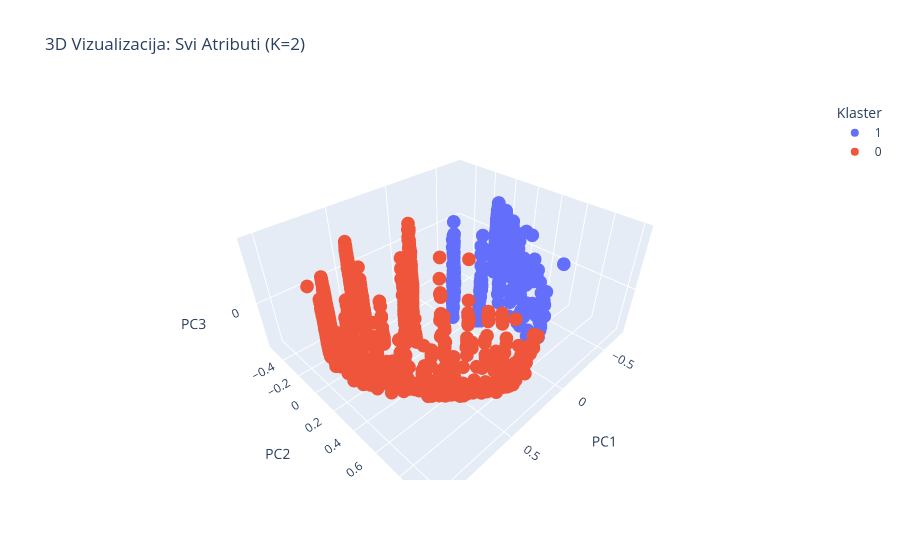
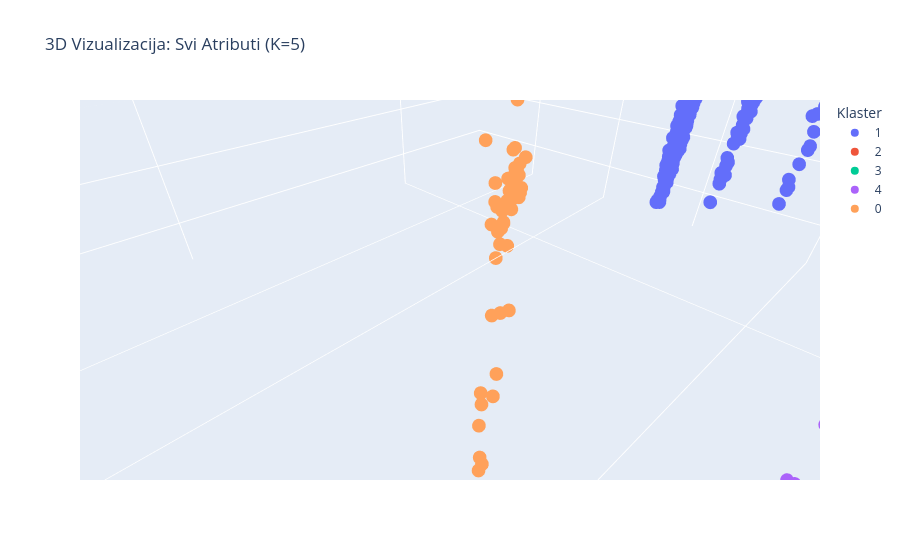

The notebook cell saved with these charts, in order:
### Code cell
# ============================================================
# ANALIZA DBSCAN - RASPODELA KLASTERA
# ============================================================



# ============================================================
# ANALIZA KMeans K=optimal - CROSSTAB I TOP RECI
# ============================================================


# ============================================================
# VIZUALIZACIJE
# ============================================================

# --- Heatmap Score distribucija - optimalni K ---
plt.figure(figsize=(8, 5))
sns.heatmap(ct_score_opt, annot=True, fmt=".2f", cmap="Blues")
plt.title(f"Distribucija Score po klasterima (KMeans, K={optimal_k}) — procenti")
plt.xlabel("Score")
plt.ylabel("Klaster")
plt.tight_layout()
plt.savefig("heatmap_score_opt.png", dpi=150)
plt.show()

# --- Heatmap Score distribucija - K=5 ---
plt.figure(figsize=(10, 6))
sns.heatmap(ct_score_k5, annot=True, fmt=".2f", cmap="Greens")
plt.title("Distribucija Score po klasterima (KMeans, K=5) — procenti")
plt.xlabel("Score")
plt.ylabel("Klaster")
plt.tight_layout()
plt.savefig("heatmap_score_k5.png", dpi=150)
plt.show()

# --- Silhouette barplot - svi algoritmi ---
plt.figure(figsize=(12, 5))
sns.barplot(x='Algoritam', y='Silhouette', data=df_res, hue='Algoritam', palette='magma', legend=False)
plt.title('Silhouette Score - Svi Atributi (Kombinovano)')
plt.xticks(rotation=30, ha='right')
plt.tight_layout()
plt.savefig("silhouette_all.png", dpi=150)
plt.show()

# --- 2D PCA Vizualizacija - optimalni K ---
pca_2d = PCA(n_components=2)
coords_pca = pca_2d.fit_transform(X_final)

plt.figure(figsize=(10, 6))
sns.scatterplot(x=coords_pca[:, 0], y=coords_pca[:, 1], hue=labels_km, palette='magma', alpha=0.7)
plt.title(f"2D PCA prikaz klastera (KMeans, K={optimal_k}) — Tekst + Helpfulness")
plt.tight_layout()
plt.savefig("pca_2d_opt.png", dpi=150)
plt.show()

# --- 2D PCA Vizualizacija - K=5 ---
plt.figure(figsize=(10, 6))
sns.scatterplot(x=coords_pca[:, 0], y=coords_pca[:, 1], hue=labels_km5, palette='tab10', alpha=0.7)
plt.title("2D PCA prikaz klastera (KMeans, K=5) — Tekst + Helpfulness")
plt.tight_layout()
plt.savefig("pca_2d_k5.png", dpi=150)
plt.show()

# --- 2D t-SNE Vizualizacija (na uzorku od 2000 zbog brzine) ---
print("\nt-SNE vizualizacija (moze potrajati ~2-3 minuta)...")
sample_idx = np.random.choice(len(X_final), size=2000, replace=False)
X_tsne_sample = X_final[sample_idx]
labels_tsne_opt = labels_km[sample_idx]
labels_tsne_k5 = labels_km5[sample_idx]

tsne = TSNE(n_components=2, random_state=42, perplexity=30)
coords_tsne = tsne.fit_transform(X_tsne_sample)

plt.figure(figsize=(10, 6))
sns.scatterplot(x=coords_tsne[:, 0], y=coords_tsne[:, 1], hue=labels_tsne_opt, palette='magma', alpha=0.7)
plt.title(f"2D t-SNE prikaz klastera (KMeans, K={optimal_k}) — uzorak 2000")
plt.tight_layout()
plt.savefig("tsne_2d_opt.png", dpi=150)
plt.show()

plt.figure(figsize=(10, 6))
sns.scatterplot(x=coords_tsne[:, 0], y=coords_tsne[:, 1], hue=labels_tsne_k5, palette='tab10', alpha=0.7)
plt.title("2D t-SNE prikaz klastera (KMeans, K=5) — uzorak 2000")
plt.tight_layout()
plt.savefig("tsne_2d_k5.png", dpi=150)
plt.show()

# --- 3D Vizualizacija - optimalni K ---
pca_3d = PCA(n_components=3)
X_3d = pca_3d.fit_transform(X_final)
df_3d = pd.DataFrame(X_3d, columns=['PC1', 'PC2', 'PC3'])
df_3d['Klaster'] = labels_km.astype(str)
df_3d['Snippet'] = df['Text'].str[:50]

fig = px.scatter_3d(
    df_3d, x='PC1', y='PC2', z='PC3',
    color='Klaster',
    title=f"3D Vizualizacija: Svi Atributi (K={optimal_k})",
    hover_data=['Snippet']
)
fig.show()

# --- 3D Vizualizacija - K=5 ---
df_3d_k5 = pd.DataFrame(X_3d, columns=['PC1', 'PC2', 'PC3'])
df_3d_k5['Klaster'] = labels_km5.astype(str)
df_3d_k5['Snippet'] = df['Text'].str[:50]

fig5 = px.scatter_3d(
    df_3d_k5, x='PC1', y='PC2', z='PC3',
    color='Klaster',
    title="3D Vizualizacija: Svi Atributi (K=5)",
    hover_data=['Snippet']
)
fig5.show()

print("\nGotovo! Svi grafici su sacuvani kao PNG fajlovi.")

### Figure 1 — Plotly figure (JSON) as saved in the notebook; plotly's stock layout.template omitted (floating-point values rounded to 4 significant figures; data arrays with more than 128 entries replaced by an {"elided": "..."} marker saying what was removed)
{"data": [{"customdata": {"elided": "5500x1 str values"}, "hovertemplate": "Klaster=1<br>PC1=%{x}<br>PC2=%{y}<br>PC3=%{z}<br>Snippet=%{customdata[0]}<extra></extra>", "legendgroup": "1", "marker": {"color": "#636efa", "symbol": "circle"}, "mode": "markers", "name": "1", "scene": "scene", "showlegend": true, "type": "scatter3d", "x": {"elided": "5500 float values"}, "y": {"elided": "5500 float values"}, "z": {"elided": "5500 float values"}}, {"customdata": {"elided": "4500x1 str values"}, "hovertemplate": "Klaster=0<br>PC1=%{x}<br>PC2=%{y}<br>PC3=%{z}<br>Snippet=%{customdata[0]}<extra></extra>", "legendgroup": "0", "marker": {"color": "#EF553B", "symbol": "circle"}, "mode": "markers", "name": "0", "scene": "scene", "showlegend": true, "type": "scatter3d", "x": {"elided": "4500 float values"}, "y": {"elided": "4500 float values"}, "z": {"elided": "4500 float values"}}], "layout": {"autosize": true, "legend": {"title": {"text": "Klaster"}, "tracegroupgap": 0}, "scene": {"aspectmode": "auto", "aspectratio": {"x": 1.357, "y": 1.194, "z": 0.6176}, "domain": {"x": [0, 1], "y": [0, 1]}, "xaxis": {"title": {"text": "PC1"}, "type": "linear"}, "yaxis": {"title": {"text": "PC2"}, "type": "linear"}, "zaxis": {"title": {"text": "PC3"}, "type": "linear"}}, "title": {"text": "3D Vizualizacija: Svi Atributi (K=2)"}}}

### Figure 2 — Plotly figure (JSON) as saved in the notebook; plotly's stock layout.template omitted (floating-point values rounded to 4 significant figures; data arrays with more than 128 entries replaced by an {"elided": "..."} marker saying what was removed)
{"data": [{"customdata": {"elided": "5288x1 str values"}, "hovertemplate": "Klaster=1<br>PC1=%{x}<br>PC2=%{y}<br>PC3=%{z}<br>Snippet=%{customdata[0]}<extra></extra>", "legendgroup": "1", "marker": {"color": "#636efa", "symbol": "circle"}, "mode": "markers", "name": "1", "scene": "scene", "showlegend": true, "type": "scatter3d", "x": {"elided": "5288 float values"}, "y": {"elided": "5288 float values"}, "z": {"elided": "5288 float values"}}, {"customdata": {"elided": "2760x1 str values"}, "hovertemplate": "Klaster=2<br>PC1=%{x}<br>PC2=%{y}<br>PC3=%{z}<br>Snippet=%{customdata[0]}<extra></extra>", "legendgroup": "2", "marker": {"color": "#EF553B", "symbol": "circle"}, "mode": "markers", "name": "2", "scene": "scene", "showlegend": true, "type": "scatter3d", "x": {"elided": "2760 float values"}, "y": {"elided": "2760 float values"}, "z": {"elided": "2760 float values"}}, {"customdata": {"elided": "1218x1 str values"}, "hovertemplate": "Klaster=3<br>PC1=%{x}<br>PC2=%{y}<br>PC3=%{z}<br>Snippet=%{customdata[0]}<extra></extra>", "legendgroup": "3", "marker": {"color": "#00cc96", "symbol": "circle"}, "mode": "markers", "name": "3", "scene": "scene", "showlegend": true, "type": "scatter3d", "x": {"elided": "1218 float values"}, "y": {"elided": "1218 float values"}, "z": {"elided": "1218 float values"}}, {"customdata": {"elided": "230x1 str values"}, "hovertemplate": "Klaster=4<br>PC1=%{x}<br>PC2=%{y}<br>PC3=%{z}<br>Snippet=%{customdata[0]}<extra></extra>", "legendgroup": "4", "marker": {"color": "#ab63fa", "symbol": "circle"}, "mode": "markers", "name": "4", "scene": "scene", "showlegend": true, "type": "scatter3d", "x": {"elided": "230 float values"}, "y": {"elided": "230 float values"}, "z": {"elided": "230 float values"}}, {"customdata": {"elided": "504x1 str values"}, "hovertemplate": "Klaster=0<br>PC1=%{x}<br>PC2=%{y}<br>PC3=%{z}<br>Snippet=%{customdata[0]}<extra></extra>", "legendgroup": "0", "marker": {"color": "#FFA15A", "symbol": "circle"}, "mode": "markers", "name": "0", "scene": "scene", "showlegend": true, "type": "scatter3d", "x": {"elided": "504 float values"}, "y": {"elided": "504 float values"}, "z": {"elided": "504 float values"}}], "layout": {"autosize": true, "legend": {"title": {"text": "Klaster"}, "tracegroupgap": 0}, "scene": {"aspectmode": "auto", "aspectratio": {"x": 1.357, "y": 1.194, "z": 0.6176}, "camera": {"center": {"x": 0, "y": 0, "z": 0}, "eye": {"x": 0.005774, "y": 0.005774, "z": 0.005774}, "projection": {"type": "perspective"}, "up": {"x": 0, "y": 0, "z": 1}}, "domain": {"x": [0, 1], "y": [0, 1]}, "xaxis": {"title": {"text": "PC1"}, "type": "linear"}, "yaxis": {"title": {"text": "PC2"}, "type": "linear"}, "zaxis": {"title": {"text": "PC3"}, "type": "linear"}}, "title": {"text": "3D Vizualizacija: Svi Atributi (K=5)"}}}
